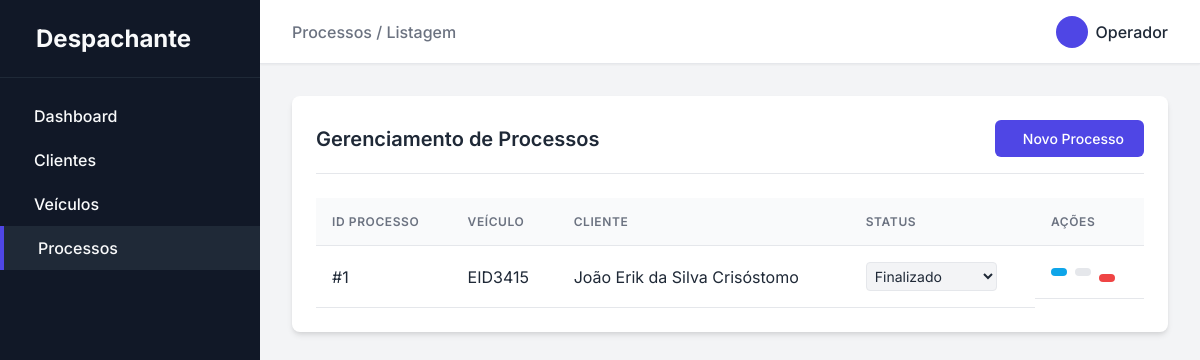
Page /processos on the committed database.
### app/models.py (models this page shows)
class Processo(db.Model):
    __tablename__ = 'processo'
    id = db.Column(db.Integer, primary_key=True)
    veiculo_id = db.Column(db.Integer, db.ForeignKey('veiculo.id'))
    cliente_id = db.Column(db.Integer, db.ForeignKey('cliente.id'))
    status = db.Column(db.String(50), nullable=False, default='Em Andamento')
    descricao = db.Column(db.Text, nullable=True)
    data_inicio = db.Column(db.Date, nullable=True)
    data_solucionado = db.Column(db.Date, nullable=True)

class Veiculo(db.Model):
    __tablename__ = 'veiculo'
    id = db.Column(db.Integer, primary_key=True)
    placa = db.Column(db.String(50), nullable=False)
    renavam = db.Column(db.String(50), nullable=False)
    chassis = db.Column(db.String(50), nullable=False)
    grupo = db.Column(db.String(50), nullable=False)
    placa_anterior = db.Column(db.String(50), nullable=False)
    proprietario_anterior = db.Column(db.String(50), nullable=False)
    cpf__cnpj_anterior = db.Column(db.String(50), nullable=False)
    marca__modelo = db.Column(db.String(50), nullable=False)
    tipo = db.Column(db.String(50), nullable=False)
    especie = db.Column(db.String(50), nullable=False)
    cor = db.Column(db.String(50), nullable=False)
    combustivel = db.Column(db.String(50), nullable=False)
    categoria = db.Column(db.String(50), nullable=False)
    ano_fabricacao = db.Column(db.String(50), nullable=False)
    ano_modelo = db.Column(db.String(50), nullable=False)
    cilindradas = db.Column(db.String(50), nullable=False)
    potencia = db.Column(db.String(50), nullable=False)
    passageiros = db.Column(db.String(50), nullable=False)
    proprietario_id = db.Column(db.Integer, db.ForeignKey('cliente.id'))
    processos = db.relationship('Processo', backref='veiculo', lazy=True)

class Cliente(db.Model):
    __tablename__ = 'cliente'
    id = db.Column(db.Integer, primary_key=True)
    nome = db.Column(db.String(50), nullable=False)
    vencimento_cnh = db.Column(db.Date, nullable=False)
    nome_pai = db.Column(db.String(50), nullable=False)
    nome_mae = db.Column(db.String(50), nullable=False)
    cpf__cnpj = db.Column(db.String(50), nullable=False)
    rg = db.Column(db.String(50), nullable=False)
    data_nascimento = db.Column(db.Date, nullable=False)
    email = db.Column(db.String(50), nullable=False)
    telefone = db.Column(db.String(50), nullable=False)
    endereco_id = db.Column(db.Integer, db.ForeignKey('endereco.id'))
    veiculos = db.relationship('Veiculo', backref='cliente', lazy=True)
    processos = db.relationship('Processo', backref='cliente', lazy=True)

### app/routes/home.py (the view)
@bp.route('/processos')
def processos():
    processos = Processo.query.all()
    return render_template('processos/index.html', processos=processos)

### app/templates/processos/index.html (shortened to what this page needs)
{% extends 'base.html' %}
{% block breadcrumb %}Processos / Listagem{% endblock %}
{% block content %}
<div class="card">
    <div class="card-header">
        <h2 class="card-title">Gerenciamento de Processos</h2>
        <a href="{{ url_for('home.processo_novo') }}" class="btn btn-primary">
            Novo Processo
        </a>
    </div>
    <div class="table-responsive">
        <table class="table">
            <thead>
                <tr>
                    <th>ID Processo</th>
                    <th>Veículo</th>
                    <th>Cliente</th>
                    <th>Status</th>
                    <th>Ações</th>
                </tr>
            </thead>
            <tbody>
                {% for processo in processos %}
                <tr>
                    <td>#{{ processo.id }}</td>
                    <td>{{ processo.veiculo.placa if processo.veiculo else '-' }}</td>
                    <td>{{ processo.cliente.nome if processo.cliente else '-' }}</td>
                    <td>
                        <form action="{{ url_for('home.processo_alterar_status', id=processo.id) }}" method="POST" style="margin: 0;">
                            <select name="status" onchange="this.form.submit()" class="form-control" style="padding: 0.25rem; font-size: 0.875rem; border-radius: 0.25rem; width: auto; display: inline-block; border: 1px solid var(--border-color); background-color: var(--bg-color); color: var(--text-color);">
                                <option value="Finalizado" {% if processo.status == 'Finalizado' %}selected{% endif %}>Finalizado</option>
                            </select>
                        </form>
                    </td>
                    <td class="actions" style="display: flex; gap: 0.5rem; align-items: center;">
                        <a href="{{ url_for('home.processo_visualizar', id=processo.id) }}" class="btn btn-info" style="padding: 0.25rem 0.5rem; background-color: #0ea5e9; color: white; border: none; border-radius: 0.25rem; text-decoration: none;"></a>
                        <a href="{{ url_for('home.processo_editar', id=processo.id) }}" class="btn btn-secondary" style="padding: 0.25rem 0.5rem;"></a>
                        <form action="{{ url_for('home.processo_excluir', id=processo.id) }}" method="POST" style="margin: 0; display: inline;" onsubmit="return confirm('Tem certeza que deseja excluir este processo?');">
                            <button type="submit" class="btn btn-danger" style="padding: 0.25rem 0.5rem; border: none; cursor: pointer;"></button>
                        </form>
                    </td>
                </tr>
                {% else %}
                <tr>
                    <td colspan="5" style="text-align: center; color: var(--text-muted); padding: 2rem;">Nenhum processo cadastrado.</td>
                </tr>
                {% endfor %}
            </tbody>
        </table>
    </div>
</div>
{% endblock %}

### app/static/css/style.css (style rules this page uses)
:root { --primary-color: #4f46e5; --primary-hover: #4338ca; --bg-color: #f3f4f6; --card-bg: #ffffff; --text-main: #1f2937; --text-muted: #6b7280; --border-color: #e5e7eb; --sidebar-bg: #111827; --sidebar-text: #f9fafb; --sidebar-hover: #1f2937; --danger: #ef4444; --success: #10b981; }
* { margin: 0; padding: 0; box-sizing: border-box; }
body { font-family: 'Inter', -apple-system, BlinkMacSystemFont, "Segoe UI", Roboto, Helvetica, Arial, sans-serif; background-color: var(--bg-color); color: var(--text-main); display: flex; height: 100vh; overflow: hidden; }
.card { background-color: var(--card-bg); border-radius: 0.5rem; box-shadow: 0 4px 6px -1px rgba(0, 0, 0, 0.1), 0 2px 4px -1px rgba(0, 0, 0, 0.06); padding: 1.5rem; margin-bottom: 2rem; }
.card-header { display: flex; justify-content: space-between; align-items: center; margin-bottom: 1.5rem; padding-bottom: 1rem; border-bottom: 1px solid var(--border-color); }
.card-title { font-size: 1.25rem; font-weight: 600; }
.form-control { padding: 0.625rem; border: 1px solid var(--border-color); border-radius: 0.375rem; font-family: inherit; font-size: 0.875rem; transition: border-color 0.2s, box-shadow 0.2s; background-color: #f9fafb; }
.btn { display: inline-flex; align-items: center; justify-content: center; padding: 0.625rem 1.25rem; border-radius: 0.375rem; font-weight: 500; font-size: 0.875rem; cursor: pointer; transition: all 0.2s; border: none; text-decoration: none; }
.btn-primary { background-color: var(--primary-color); color: white; }
.btn-danger { background-color: var(--danger); color: white; }
.btn-secondary { background-color: #e5e7eb; color: var(--text-main); }
.table-responsive { overflow-x: auto; }
.table { width: 100%; border-collapse: collapse; }
.table th, .table td { padding: 1rem; text-align: left; border-bottom: 1px solid var(--border-color); }
.table th { font-weight: 600; color: var(--text-muted); background-color: #f9fafb; text-transform: uppercase; font-size: 0.75rem; letter-spacing: 0.05em; }
.actions { display: flex; gap: 0.5rem; }

### rows in the picture
Processo: id "1", veiculo "EID3415", cliente "João Erik da Silva Crisóstomo", status "Finalizado"
